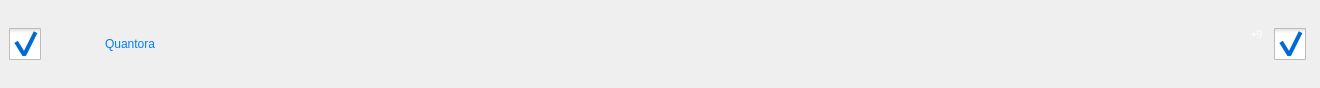
     <widget class="QWidget" name="topbar" native="true">
      <property name="minimumSize">
       <size>
        <width>1300</width>
        <height>61</height>
       </size>
      </property>
      <property name="maximumSize">
       <size>
        <width>16777215</width>
        <height>88</height>
       </size>
      </property>
      <property name="styleSheet">
       <string notr="true">#topbar{
	background-color:white;
	border-bottom:5px solid rgb(0, 126, 255);
	border-right:5px solid rgb(0, 126, 255);
	border-bottom-right-radius:15%;
}
*{
	font: 87 25px &quot;Segoe UI Black&quot;;
	color:rgb(0, 126, 255)
}</string>
      </property>
      <layout class="QHBoxLayout" name="horizontalLayout_4">
       <property name="spacing">
        <number>0</number>
       </property>
       <property name="leftMargin">
        <number>0</number>
       </property>
       <property name="topMargin">
        <number>0</number>
       </property>
       <property name="rightMargin">
        <number>0</number>
       </property>
       <property name="bottomMargin">
        <number>0</number>
       </property>
       <item>
        <widget class="QWidget" name="widget_5" native="true">
         <layout class="QHBoxLayout" name="horizontalLayout_2">
          <property name="spacing">
           <number>0</number>
          </property>
          <property name="leftMargin">
           <number>0</number>
          </property>
          <property name="topMargin">
           <number>0</number>
          </property>
          <property name="rightMargin">
           <number>0</number>
          </property>
          <property name="bottomMargin">
           <number>0</number>
          </property>
          <item>
           <spacer name="horizontalSpacer_12">
            <property name="orientation">
             <enum>Qt::Horizontal</enum>
            </property>
            <property name="sizeType">
             <enum>QSizePolicy::Fixed</enum>
            </property>
            <property name="sizeHint" stdset="0">
             <size>
              <width>9</width>
              <height>20</height>
             </size>
            </property>
           </spacer>
          </item>
          <item>
           <widget class="QCheckBox" name="checkBox_2">
            <property name="minimumSize">
             <size>
              <width>32</width>
              <height>32</height>
             </size>
            </property>
            <property name="maximumSize">
             <size>
              <width>32</width>
              <height>32</height>
             </size>
            </property>
            <property name="styleSheet">
             <string notr="true">QCheckBox::indicator {
	width:32px;
	height:32px;
}

QCheckBox::indicator:unchecked {
    image: url(D:/Quantora/ui/src/menus.png);   /* icon khi chưa check */
}

QCheckBox::indicator:checked {
    image: url(D:/Quantora/ui/src/menus.png);     /* icon khi check */
}</string>
            </property>
            <property name="text">
             <string/>
            </property>
            <property name="iconSize">
             <size>
              <width>32</width>
              <height>32</height>
             </size>
            </property>
            <property name="checked">
             <bool>true</bool>
            </property>
           </widget>
          </item>
          <item>
           <spacer name="horizontalSpacer_6">
            <property name="orientation">
             <enum>Qt::Horizontal</enum>
            </property>
            <property name="sizeType">
             <enum>QSizePolicy::Fixed</enum>
            </property>
            <property name="sizeHint" stdset="0">
             <size>
              <width>13</width>
              <height>20</height>
             </size>
            </property>
           </spacer>
          </item>
          <item>
           <widget class="QLabel" name="Logo">
            <property name="minimumSize">
             <size>
              <width>51</width>
              <height>51</height>
             </size>
            </property>
            <property name="maximumSize">
             <size>
              <width>51</width>
              <height>51</height>
             </size>
            </property>
            <property name="text">
             <string/>
            </property>
            <property name="pixmap">
             <pixmap>src/supply.png</pixmap>
            </property>
            <property name="scaledContents">
             <bool>true</bool>
            </property>
           </widget>
          </item>
          <item>
           <widget class="QLabel" name="label">
            <property name="minimumSize">
             <size>
              <width>121</width>
              <height>51</height>
             </size>
            </property>
            <property name="styleSheet">
             <string notr="true"/>
            </property>
            <property name="text">
             <string>Quantora</string>
            </property>
           </widget>
          </item>
          <item>
           <spacer name="horizontalSpacer_7">
            <property name="orientation">
             <enum>Qt::Horizontal</enum>
            </property>
            <property name="sizeType">
             <enum>QSizePolicy::Fixed</enum>
            </property>
            <property name="sizeHint" stdset="0">
             <size>
              <width>40</width>
              <height>20</height>
             </size>
            </property>
           </spacer>
          </item>
         </layout>
        </widget>
       </item>
       <item>
        <spacer name="horizontalSpacer_4">
         <property name="orientation">
          <enum>Qt::Horizontal</enum>
         </property>
         <property name="sizeType">
          <enum>QSizePolicy::Expanding</enum>
         </property>
         <property name="sizeHint" stdset="0">
          <size>
           <width>965</width>
           <height>20</height>
          </size>
         </property>
        </spacer>
       </item>
       <item>
        <widget class="QWidget" name="widget_3" native="true">
         <property name="maximumSize">
          <size>
           <width>44</width>
           <height>40</height>
          </size>
         </property>
         <layout class="QFormLayout" name="formLayout">
          <property name="horizontalSpacing">
           <number>0</number>
          </property>
          <property name="verticalSpacing">
           <number>0</number>
          </property>
          <property name="leftMargin">
           <number>0</number>
          </property>
          <property name="topMargin">
           <number>0</number>
          </property>
          <property name="rightMargin">
           <number>0</number>
          </property>
          <property name="bottomMargin">
           <number>0</number>
          </property>
          <item row="0" column="0">
           <widget class="QPushButton" name="notfication_3">
            <property name="sizePolicy">
             <sizepolicy hsizetype="Expanding" vsizetype="Expanding">
              <horstretch>0</horstretch>
              <verstretch>0</verstretch>
             </sizepolicy>
            </property>
            <property name="focusPolicy">
             <enum>Qt::NoFocus</enum>
            </property>
            <property name="styleSheet">
             <string notr="true">border:none;
background-color:none;</string>
            </property>
            <property name="text">
             <string/>
            </property>
            <property name="icon">
             <iconset>
              <normaloff>src/active.png</normaloff>src/active.png</iconset>
            </property>
            <property name="iconSize">
             <size>
              <width>40</width>
              <height>40</height>
             </size>
            </property>
           </widget>
          </item>
         </layout>
         <widget class="QLabel" name="notify">
          <property name="geometry">
           <rect>
            <x>19</x>
            <y>2</y>
            <width>21</width>
            <height>16</height>
           </rect>
          </property>
          <property name="maximumSize">
           <size>
            <width>58</width>
            <height>29</height>
           </size>
          </property>
          <property name="font">
           <font>
            <family>Segoe UI Black</family>
            <pointsize>-1</pointsize>
            <weight>10</weight>
            <italic>false</italic>
            <bold>false</bold>
           </font>
          </property>
          <property name="focusPolicy">
           <enum>Qt::StrongFocus</enum>
          </property>
          <property name="styleSheet">
           <string notr="true">color:white;
font-size:10px;</string>
          </property>
          <property name="frameShape">
           <enum>QFrame::NoFrame</enum>
          </property>
          <property name="frameShadow">
           <enum>QFrame::Plain</enum>
          </property>
          <property name="text">
           <string>+99</string>
          </property>
          <property name="indent">
           <number>1</number>
          </property>
         </widget>
         <zorder>notfication_3</zorder>
         <zorder>notify</zorder>
        </widget>
       </item>
       <item>
        <spacer name="horizontalSpacer_5">
         <property name="orientation">
          <enum>Qt::Horizontal</enum>
         </property>
         <property name="sizeType">
          <enum>QSizePolicy::Fixed</enum>
         </property>
         <property name="sizeHint" stdset="0">
          <size>
           <width>11</width>
           <height>20</height>
          </size>
         </property>
        </spacer>
       </item>
       <item>
        <widget class="QCheckBox" name="checkBox">
         <property name="minimumSize">
          <size>
           <width>32</width>
           <height>32</height>
          </size>
         </property>
         <property name="maximumSize">
          <size>
           <width>32</width>
           <height>32</height>
          </size>
         </property>
         <property name="styleSheet">
          <string notr="true">QCheckBox::indicator {
	width:32px;
	height:32px;
}

QCheckBox::indicator:unchecked {
    image: url(D:/Quantora/ui/src/vietnam.png);   /* icon khi chưa check */
}

QCheckBox::indicator:checked {
    image: url(D:/Quantora/ui/src/flags.png);     /* icon khi check */
}</string>
         </property>
         <property name="text">
          <string/>
         </property>
         <property name="checked">
          <bool>true</bool>
         </property>
        </widget>
       </item>
       <item>
        <spacer name="horizontalSpacer_8">
         <property name="orientation">
          <enum>Qt::Horizontal</enum>
         </property>
         <property name="sizeType">
          <enum>QSizePolicy::Fixed</enum>
         </property>
         <property name="sizeHint" stdset="0">
          <size>
           <width>14</width>
           <height>20</height>
          </size>
         </property>
        </spacer>
       </item>
      </layout>
     </widget>
